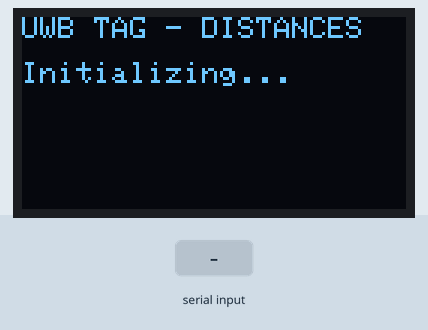
Recording of a sketch running on a simulated ESP32-S3. On the bench: 128×64 one-colour display. The test bench sets the inputs (shaded band). The modem accepts every AT command (registered, SIM ready, sends succeed) and sends nothing else; what the sketch prints to the serial monitor is not drawn.

Above: at 0.7 s.
At 5.2 s:
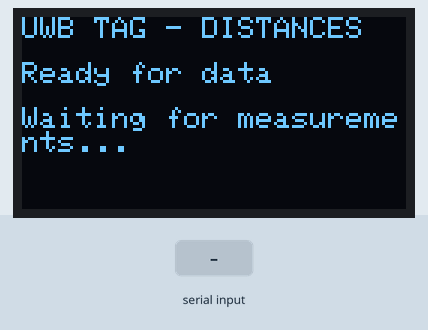
At 7.3 s:
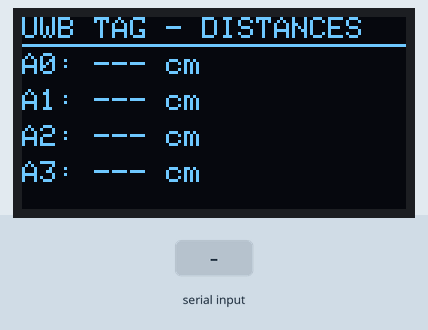
7.4 s: "range:(\n" received over the second serial link
8.9 s: ")\n" received over the second serial link
10.4 s: "90,45\n" received over the second serial link
Timing chart, 0 to 13.4 s (numbered marks = the images above; inputs shaded):
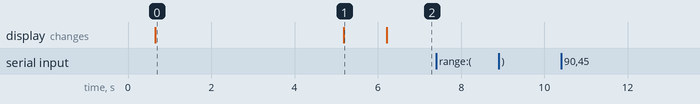

The sketch:

TAG_distanceTo4anchors.ino
```cpp
/*
ESP32S3 UWB Tag - Distance Display
Displays distances to four anchors (0-3) according to the Makerfabs UWB AT Module format.

Libraries needed:
- Wire (2.0.0)
- Adafruit_GFX_Library (1.11.7)
- Adafruit_BusIO (1.14.4)
- SPI (2.0.0)
- Adafruit_SSD1306 (2.5.7)
*/

#include <Wire.h>
#include <Adafruit_GFX.h>
#include <Adafruit_SSD1306.h>
#include <Arduino.h>

// Define tag ID
#define UWB_INDEX 0

// System configuration
#define UWB_TAG_COUNT 64
#define DISPLAY_UPDATE_INTERVAL 100  // Update display every 100ms

// ESP32S3 pins
#define RESET 16
#define IO_RXD2 18
#define IO_TXD2 17
#define I2C_SDA 39
#define I2C_SCL 38

#define SERIAL_LOG Serial
#define SERIAL_AT Serial2

Adafruit_SSD1306 display(128, 64, &Wire, -1);

// Distance measurements to anchors (using anchors 0-3)
float dist_to_a0 = 0.0;
float dist_to_a1 = 0.0;
float dist_to_a2 = 0.0;
float dist_to_a3 = 0.0;

// For display updating
long last_display_update = 0;
bool new_data = false;
bool display_initialized = false;

void setup()
{
    pinMode(RESET, OUTPUT);
    digitalWrite(RESET, HIGH);

    SERIAL_LOG.begin(115200);
    delay(100);

    SERIAL_LOG.println(F("\n\n----- ESP32S3 UWB TAG - DISTANCE DISPLAY -----"));

    // Initialize UWB module serial
    SERIAL_AT.begin(115200, SERIAL_8N1, IO_RXD2, IO_TXD2);
    SERIAL_LOG.println(F("Serial2 initialized"));

    // Initialize I2C for display
    Wire.begin(I2C_SDA, I2C_SCL);
    SERIAL_LOG.println(F("I2C initialized"));

    delay(500);

    // Initialize OLED display
    SERIAL_LOG.println(F("Initializing SSD1306 display..."));
    if (!display.begin(SSD1306_SWITCHCAPVCC, 0x3C)) {
        SERIAL_LOG.println(F("ERROR: SSD1306 allocation failed"));
        for (;;); // Don't proceed, loop forever
    }

    display_initialized = true;
    SERIAL_LOG.println(F("SSD1306 display initialized successfully"));

    display.clearDisplay();
    display.setTextColor(SSD1306_WHITE);

    // Show splash screen
    display.clearDisplay();
    display.setTextSize(1);
    display.setCursor(0, 0);
    display.println(F("UWB TAG - DISTANCES"));
    display.setCursor(0, 15);
    display.println(F("Initializing..."));
    display.display();

    // Configure the UWB module as a tag
    SERIAL_LOG.println(F("Configuring UWB module as TAG..."));
    SERIAL_AT.println("AT");

    sendData("AT?", 500, 1);
    sendData("AT+RESTORE", 1000, 1);

    // Configure as tag (role=0)
    String cfg = "AT+SETCFG=" + String(UWB_INDEX) + ",0,1,1";  // ID,role,freq,filter
    SERIAL_LOG.print(F("Config: "));
    SERIAL_LOG.println(cfg);
    sendData(cfg, 500, 1);

    // Set capacity
    String cap = "AT+SETCAP=" + String(UWB_TAG_COUNT) + ",10,1";  // count,time,mode
    SERIAL_LOG.print(F("Capacity: "));
    SERIAL_LOG.println(cap);
    sendData(cap, 500, 1);

    sendData("AT+SETRPT=1", 500, 1);
    sendData("AT+SAVE", 500, 1);
    sendData("AT+RESTART", 1000, 1);

    // Show display is ready
    display.clearDisplay();
    display.setCursor(0, 0);
    display.println(F("UWB TAG - DISTANCES"));
    display.setCursor(0, 15);
    display.println(F("Ready for data"));
    display.setCursor(0, 30);
    display.println(F("Waiting for measurements..."));
    display.display();

    SERIAL_LOG.println(F("Setup complete - Reading distances to anchors"));
    delay(1000);  // Give the UWB module time to initialize
}

String response = "";

void loop()
{
    // Check for incoming data from UWB module
    while (SERIAL_AT.available() > 0)
    {
        char c = SERIAL_AT.read();

        if (c == '\r')
            continue;
        else if (c == '\n') {
            if (response.length() > 0) {
                SERIAL_LOG.print(F("UWB RESPONSE: "));
                SERIAL_LOG.println(response);

                // Parse any range information in the response
                parseRangeData(response);
                response = "";
            }
        }
        else {
            response += c;
        }
    }

    // Forward commands from Serial Monitor to UWB module
    while (SERIAL_LOG.available() > 0)
    {
        SERIAL_AT.write(SERIAL_LOG.read());
        yield();
    }

    // Update display on fixed interval or when new data arrives
    if ((millis() - last_display_update > DISPLAY_UPDATE_INTERVAL) || new_data) {
        updateDistanceDisplay();
        new_data = false;
        last_display_update = millis();
    }

    // Request range data periodically (every 500ms)
    static long last_range_request = 0;
    if (millis() - last_range_request > 500) {
        SERIAL_LOG.println(F("Requesting range data..."));

        // Based on the AT command manual, we only need to send a single request
        // and the module will return distances to all anchors in one response
        sendData("AT+RANGE", 100, 1);  // Request all ranges at once

        last_range_request = millis();
    }
}

// Parse range information from UWB module
void parseRangeData(String data) {
    // According to the AT command manual, the response format is:
    // AT+RANGE=tid:x1,mask:x2,seq:x3,range:(x4,x5,x6,x7,x8,x9,x10,x11), rssi:(x12,x13,x14,x15,x16,x17,x18,x19)

    // Look for "range:(" in the response
    int range_start = data.indexOf("range:(");
    if (range_start >= 0) {
        // Find the end of the range array
        int range_end = data.indexOf(")", range_start);
        if (range_end > range_start) {
            // Extract just the range values
            String range_values = data.substring(range_start + 7, range_end);
            SERIAL_LOG.print(F("Range values: "));
            SERIAL_LOG.println(range_values);

            // Split the range values by commas
            int commaIndex = 0;
            int startIndex = 0;
            int valueIndex = 0;

            // We're only interested in the first 4 values (0-3)
            float distances[4] = {0, 0, 0, 0};

            // Parse each value
            while (valueIndex < 4 && startIndex < range_values.length()) {
                commaIndex = range_values.indexOf(',', startIndex);

                if (commaIndex == -1) {
                    // Last value
                    commaIndex = range_values.length();
                }

                String valueStr = range_values.substring(startIndex, commaIndex);
                distances[valueIndex] = valueStr.toFloat();

                SERIAL_LOG.print(F("Distance "));
                SERIAL_LOG.print(valueIndex);
                SERIAL_LOG.print(F(": "));
                SERIAL_LOG.println(distances[valueIndex]);

                valueIndex++;
                startIndex = commaIndex + 1;
            }

            // Update our distance variables
            dist_to_a0 = distances[0];
            dist_to_a1 = distances[1];
            dist_to_a2 = distances[2];
            dist_to_a3 = distances[3];

            new_data = true;
        }
    }
}

// Update the display with the latest distance measurements
void updateDistanceDisplay() {
    if (!display_initialized) {
        return;
    }

    display.clearDisplay();

    // Display header
    display.setTextSize(1);
    display.setCursor(0, 0);
    display.println(F("UWB TAG - DISTANCES"));
    display.drawLine(0, 9, 128, 9, SSD1306_WHITE);

    // Display distances with larger text for better visibility
    display.setCursor(0, 12);
    display.print(F("A0: "));

    // Show "---" if no measurement
    if (dist_to_a0 > 0) {
        display.print(dist_to_a0, 1);
        display.println(F(" cm"));
    } else {
        display.println(F("--- cm"));
    }

    display.setCursor(0, 24);
    display.print(F("A1: "));
    if (dist_to_a1 > 0) {
        display.print(dist_to_a1, 1);
        display.println(F(" cm"));
    } else {
        display.println(F("--- cm"));
    }

    display.setCursor(0, 36);
    display.print(F("A2: "));
    if (dist_to_a2 > 0) {
        display.print(dist_to_a2, 1);
        display.println(F(" cm"));
    } else {
        display.println(F("--- cm"));
    }

    display.setCursor(0, 48);
    display.print(F("A3: "));
    if (dist_to_a3 > 0) {
        display.print(dist_to_a3, 1);
        display.println(F(" cm"));
    } else {
        display.println(F("--- cm"));
    }

    display.display();
}

// Send command to the UWB module and get response
String sendData(String command, const int timeout, boolean debug)
{
    String response = "";

    if (debug) {
        SERIAL_LOG.print(F("CMD: "));
        SERIAL_LOG.println(command);
    }

    SERIAL_AT.println(command);

    long int time = millis();

    while ((time + timeout) > millis())
    {
        while (SERIAL_AT.available())
        {
            char c = SERIAL_AT.read();
            response += c;
        }
    }

    if (debug && response.length() > 0)
    {
        SERIAL_LOG.print(F("RESP: "));
        SERIAL_LOG.println(response);
    }

    return response;
}
```

Measured:
- after the input at 7.4 s, every drawn part: stays the same
- after the input at 8.9 s, every drawn part: stays the same
- after the input at 10.4 s, every drawn part: stays the same
- what the display in image 0 shows lasts 4.5 s, from 0.7 s to 5.2 s
- what the display in image 1 shows lasts 1.0 s, from 5.2 s to 6.2 s
